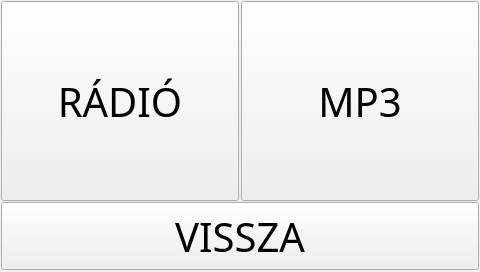
<?xml version="1.0" encoding="UTF-8"?>
<ui version="4.0">
 <class>MusicWindow</class>
 <widget class="QWidget" name="MusicWindow">
  <property name="geometry">
   <rect>
    <x>0</x>
    <y>0</y>
    <width>480</width>
    <height>272</height>
   </rect>
  </property>
  <property name="windowTitle">
   <string>Form</string>
  </property>
  <widget class="QPushButton" name="radioButton">
   <property name="geometry">
    <rect>
     <x>1</x>
     <y>1</y>
     <width>238</width>
     <height>200</height>
    </rect>
   </property>
   <property name="font">
    <font>
     <family>Umpush</family>
     <pointsize>30</pointsize>
    </font>
   </property>
   <property name="text">
    <string>RÁDIÓ</string>
   </property>
  </widget>
  <widget class="QPushButton" name="mp3Button">
   <property name="geometry">
    <rect>
     <x>241</x>
     <y>1</y>
     <width>238</width>
     <height>200</height>
    </rect>
   </property>
   <property name="font">
    <font>
     <family>Umpush</family>
     <pointsize>30</pointsize>
    </font>
   </property>
   <property name="text">
    <string>MP3</string>
   </property>
  </widget>
  <widget class="QPushButton" name="backButton">
   <property name="geometry">
    <rect>
     <x>1</x>
     <y>202</y>
     <width>478</width>
     <height>68</height>
    </rect>
   </property>
   <property name="font">
    <font>
     <family>Umpush</family>
     <pointsize>30</pointsize>
    </font>
   </property>
   <property name="text">
    <string>VISSZA</string>
   </property>
  </widget>
 </widget>
 <resources/>
 <connections/>
</ui>
